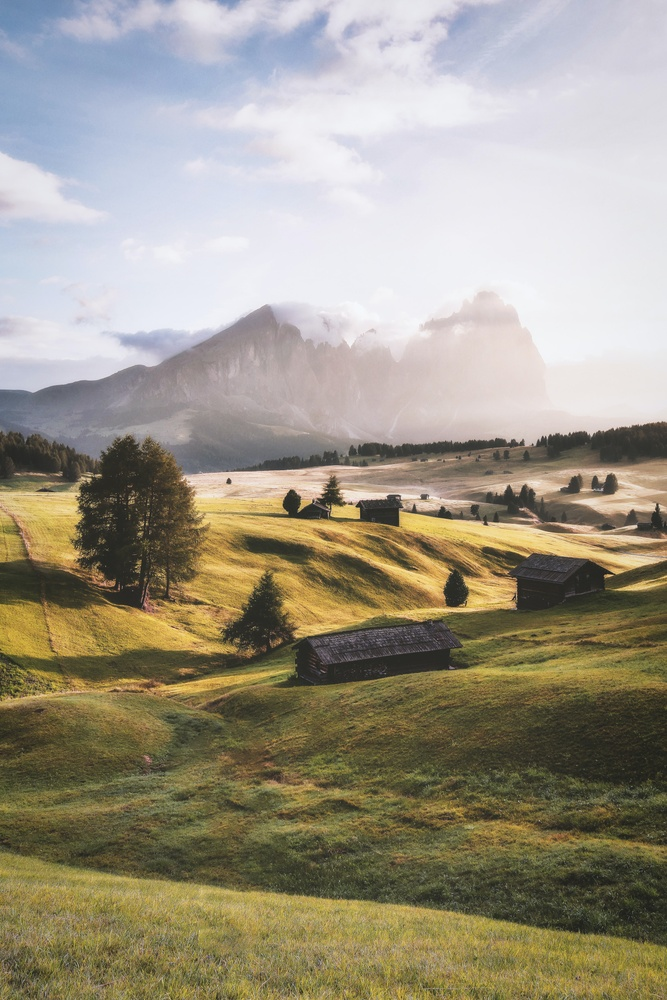
%> input picture s13-extra/pic1.jpg, 667 x 1000 px, shrunk from 2960 x 4440 before the run
$ octave fFour.m   (GNU Octave 9; MATLAB toolbox functions it lacks are replaced by stand-ins)
%> lines starting %> are read from the running program, lines starting %| are printed output that depends on the picture; in (x1, y1, x2, y2) boxes, pixels count from 0 and x2, y2 are one past the last pixel; in counts of white or black regions, pixels touching at a corner belong together; the program's own positions count from 1
% Load the image
originalImage = rgb2gray(imread('pic1.jpg'));
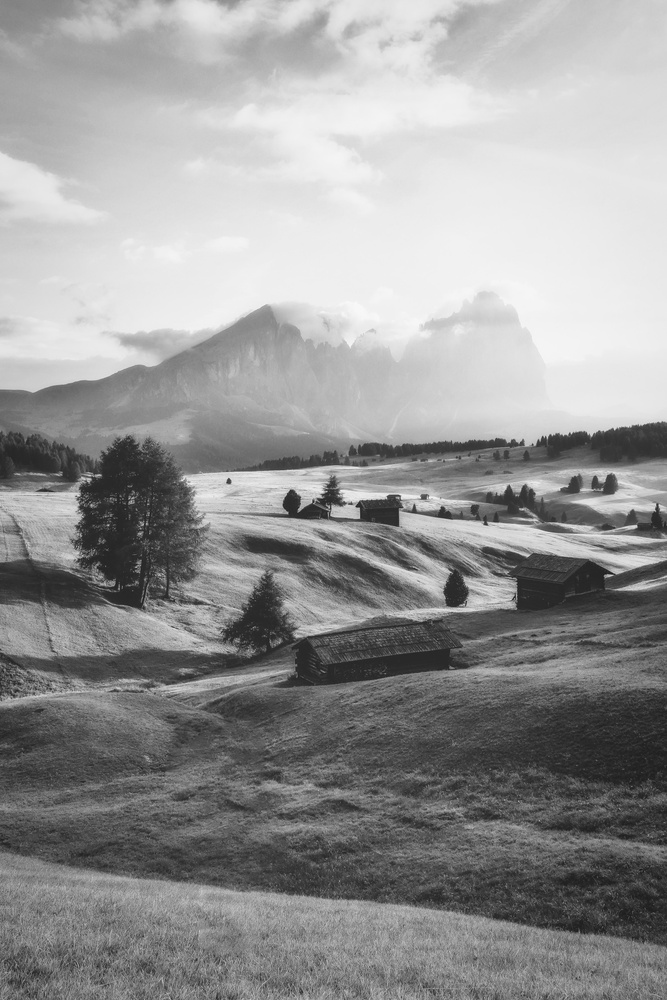
%> originalImage: size 1000x667 uint8; min 25, max 250, mean 150.5

% Display the original image
figure;
subplot(2, 2, 1);
imshow(originalImage);
title('Original Image');
% Calculate the mean and standard deviation of the image
meanValue = mean2(originalImage);
%> meanValue = 150.5
stdValue = std2(originalImage);
%> stdValue = 45.29

%Display the mean value
subplot(2, 2, 2);
text(0.5, 0.5, sprintf('Mean: %.2f', meanValue), 'FontSize', 14,'HorizontalAlignment', 'center', 'VerticalAlignment', 'middle');
axis off;
title('Mean Value');
% Display the standard deviation value
subplot(2, 2, 3);
text(0.5, 0.5, sprintf('Std: %.2f', stdValue), 'FontSize', 14,'HorizontalAlignment', 'center', 'VerticalAlignment', 'middle');
axis off;
title('Standard Deviation');
% Apply a simple thresholding based on mean and display the result
thresholdedImage = originalImage > meanValue;
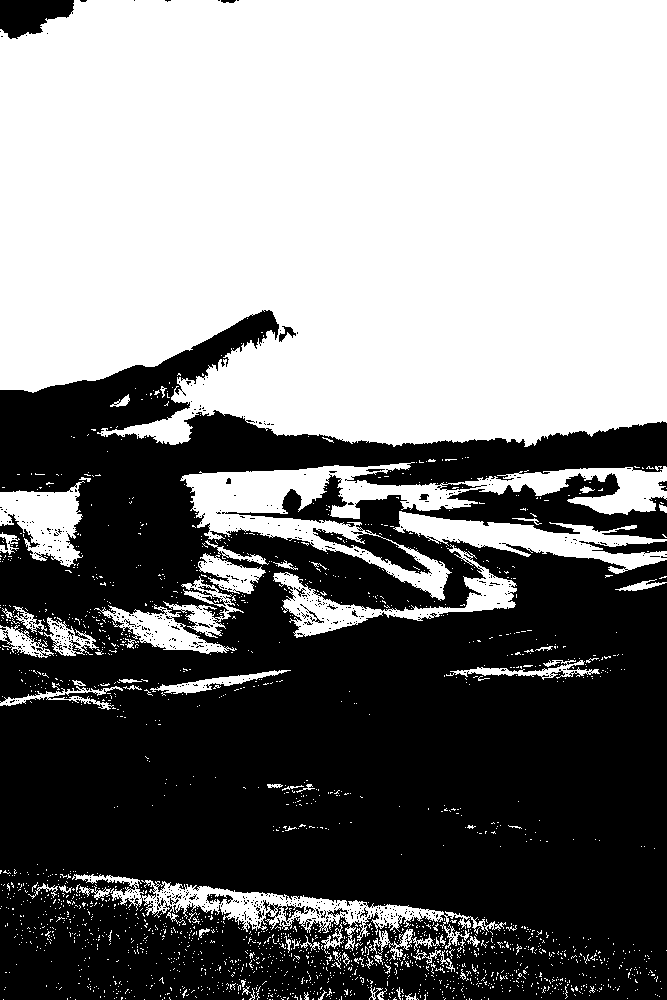
%> thresholdedImage: size 1000x667 logical; 50.1% white; 667 black regions (644 under 20 px), largest, box (x1, y1, x2, y2) and area: (0, 310, 667, 1000) 328064, (0, 0, 74, 39) 2009, (579, 541, 667, 554) 608
subplot(2, 2, 4);
imshow(thresholdedImage);
title('Thresholded Image');
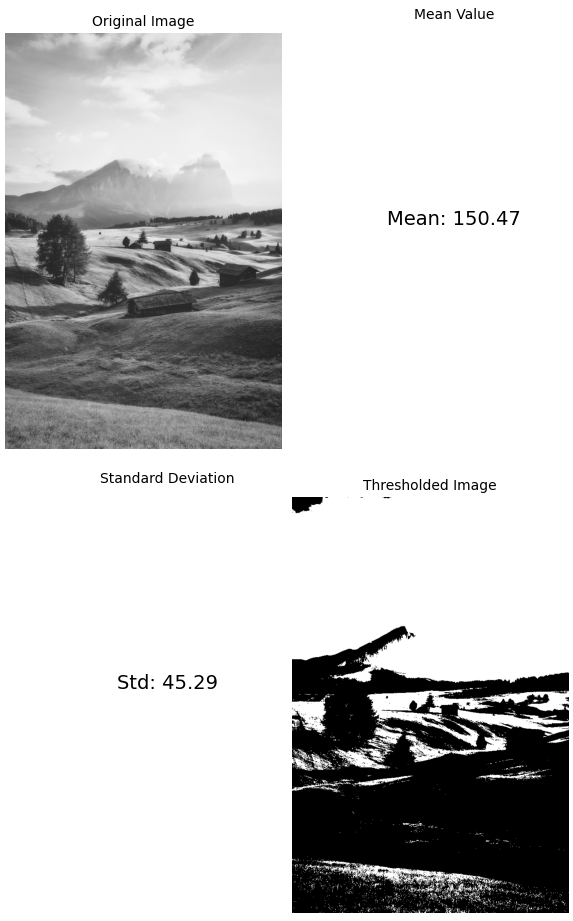
%> figure redrawn from the program's plot data, 4 panels

$ run again, with s13-extra/example.jpg copied over s13-extra/pic1.jpg
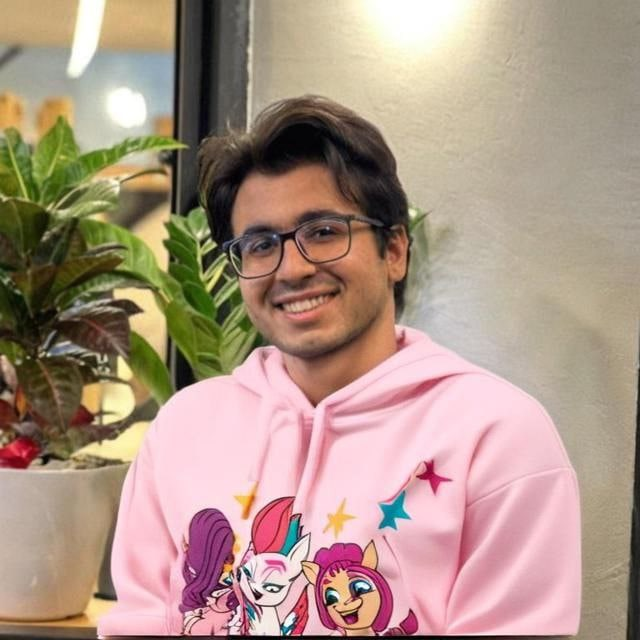
%> input picture s13-extra/example.jpg, 640 x 640 px
%> meanValue = 155.2
%> stdValue = 37.47
%> `thresholdedImage = originalImage > meanValue;`:
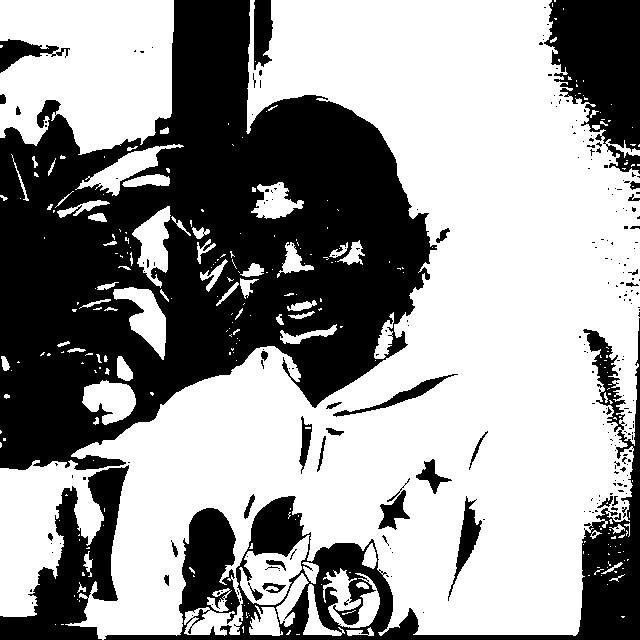
%> thresholdedImage: size 640x640 logical; 60.1% white; 238 black regions (201 under 20 px), largest, box (x1, y1, x2, y2) and area: (0, 0, 437, 470) 111306, (104, 318, 640, 640) 24756, (544, 0, 640, 174) 10911
%> `title('Thresholded Image');`:
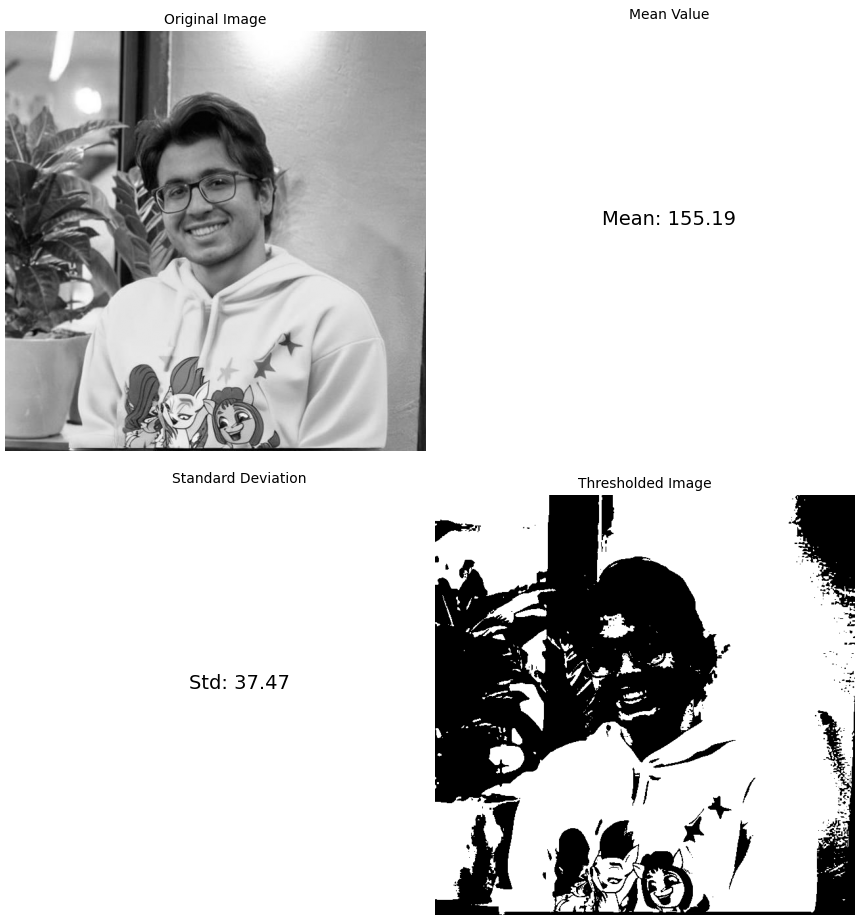
%> figure redrawn from the program's plot data, 4 panels
